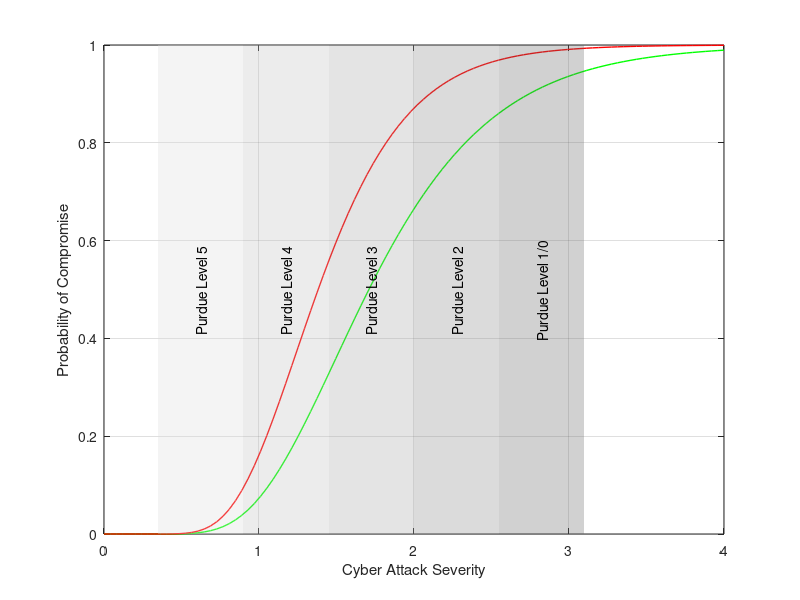

Recreate this plot in MATLAB. (Note: this script raises an error after producing the figure.)
% Adam Lewis 3rd Year Individual Project

% MATLAB script to generate fragility curves using
% Log Normal Cumulative Distribution Function from mean
% and standard deviation obtained from discrete model

% This script is used to generate 2 curves:
%   Company B: High Resilience Modelled Company from simulated model inputs
%   Company C: Low Resilience Modelled Company from simulated model inputs
% and overlays them with shaded bands depicting the relative risk
% of the 5 layers of the Purdue Model of a substation:

% Define desired figure size in pixels
plotWidth = 550;   % Width in pixels
plotHeight = 565;  % Height in pixels

% NEW MODEL
m_norm_B = 1.8294;    % High resilience Modelled Company Normalised & scaled mean
s_norm_B = 0.6988;    % High resilience Modelled Company Normalised std deviation
m_norm_C = 1.4577;    % Low Resilience Modelled Company Normalised & scaled mean
s_norm_C = 0.4902;    % Low Resilience Modelled Company Normalised std deviation

% Convert mean and std to beta/theta for companies B and C
beta_B = sqrt(log(1 + (s_norm_B/m_norm_B)^2));
theta_B = m_norm_B * exp(-0.5 * beta_B^2);
beta_C = sqrt(log(1 + (s_norm_C/m_norm_C)^2));
theta_C = m_norm_C * exp(-0.5 * beta_C^2);

% Define Intensity Measure X
x = linspace(0, 4, 100); 

% Use normcdf to generate fragility curves
P_CompanyB = normcdf((log(x / theta_B)) / beta_B);
P_CompanyC = normcdf((log(x / theta_C)) / beta_C);

% Plot fragility curves
figure('Color','w', 'Units','pixels', 'Position',[100 100 plotWidth plotHeight]);
hHR = plot(x, P_CompanyB, 'g-', 'LineWidth', 1); hold on;
hLR = plot(x, P_CompanyC, 'r-', 'LineWidth', 1);
xlabel('Cyber Attack Severity');
ylabel('Probability of Compromise');
set(gcf, 'Color', 'white');
grid on;

% Get the current y-axis limits
yl = ylim;
% Get vertical midpint for text labels within bands
yMid = mean(yl); 

% Define colors for each band
colorP5 = [0.85 0.85 0.85]; 
colorP4 = [0.75 0.75 0.75]; 
colorP3 = [0.64 0.64 0.64]; 
colorP2 = [0.52 0.52 0.52]; 
colorP1 = [0.40 0.40 0.40];

% Purdue Level 5 Band P5:
x_startP5 = 0.35;
x_endP5   = x_startP5 + 0.55;
hP5 = patch([x_startP5 x_endP5 x_endP5 x_startP5], [yl(1) yl(1) yl(2) yl(2)], ...
    colorP5, 'FaceAlpha', 0.3, 'EdgeColor', 'none', 'DisplayName', 'Purdue Level 5');
x_midP5 = (x_startP5 + x_endP5)/2;  % Midpoint in x
text(x_midP5, yMid, 'Purdue Level 5', ...
    'Rotation', 90, 'HorizontalAlignment','center','VerticalAlignment','middle');

% Purdue Level 4 Band P4:
x_startP4 = x_endP5;
x_endP4   = x_startP4 + 0.55;
hP4 = patch([x_startP4 x_endP4 x_endP4 x_startP4], [yl(1) yl(1) yl(2) yl(2)], ...
    colorP4, 'FaceAlpha', 0.3, 'EdgeColor', 'none', 'DisplayName', 'Purdue Level 4');
x_midP4 = (x_startP4 + x_endP4)/2;
text(x_midP4, yMid, 'Purdue Level 4', ...
    'Rotation', 90, 'HorizontalAlignment','center','VerticalAlignment','middle');

% Purdue Level 3 Band P3:
x_startP3 = x_endP4;
x_endP3   = x_startP3 + 0.55;
hP3 = patch([x_startP3 x_endP3 x_endP3 x_startP3], [yl(1) yl(1) yl(2) yl(2)], ...
    colorP3, 'FaceAlpha', 0.3, 'EdgeColor', 'none', 'DisplayName', 'Purdue Level 3');
x_midP3 = (x_startP3 + x_endP3)/2;
text(x_midP3, yMid, 'Purdue Level 3', ...
    'Rotation', 90, 'HorizontalAlignment','center','VerticalAlignment','middle');

% Purdue Level 2 Band P2:
x_startP2 = x_endP3;
x_endP2   = x_startP2 + 0.55;
hP2 = patch([x_startP2 x_endP2 x_endP2 x_startP2], [yl(1) yl(1) yl(2) yl(2)], ...
    colorP2, 'FaceAlpha', 0.3, 'EdgeColor', 'none', 'DisplayName', 'Purdue Level 2');
x_midP2 = (x_startP2 + x_endP2)/2;
text(x_midP2, yMid, 'Purdue Level 2', ...
    'Rotation', 90, 'HorizontalAlignment','center','VerticalAlignment','middle');

% Purdue Level 1 Band P1:
x_startP1 = x_endP2;
x_endP1   = x_startP1 + 0.55;
hP1 = patch([x_startP1 x_endP1 x_endP1 x_startP1], [yl(1) yl(1) yl(2) yl(2)], ...
    colorP1, 'FaceAlpha', 0.3, 'EdgeColor', 'none', 'DisplayName', 'Purdue Level 1/0');
x_midP1 = (x_startP1 + x_endP1)/2;
text(x_midP1, yMid, 'Purdue Level 1/0', ...
    'Rotation', 90, 'HorizontalAlignment','center','VerticalAlignment','middle');

% Draw dashed vertical lines at the band boundaries
boundaries = [x_startP5, x_endP5, x_endP4, x_endP3, x_endP2, x_endP1];
for j = 1:length(boundaries)
    xline(boundaries(j), 'k--', 'LineWidth', 1.2);
end

% Add leged for curves and the 5 purdue bands
legendHandles = [hHR, hLR, hP5, hP4, hP3, hP2, hP1];
legendLabels  = {
    'High Resilience Company', ...
    'Low Resilience Company', ...
    'Purdue Level 5', 'Purdue Level 4', 'Purdue Level 3', ...
    'Purdue Level 2', 'Purdue Level 1/0'
};
legend(legendHandles, legendLabels, 'Location','southeast');

% Text box for mean and SD inputs
annotation_str = {...
    sprintf('High Resilience: m = %.4f, sd = %.4f', m_norm_B, 1-s_norm_B), ...
    sprintf('Low Resilience: m = %.4f, sd = %.4f', m_norm_C, 1-s_norm_C)}; ...
annotation('textbox', [0.49, 0.10, 0.5, 0.3], 'String', annotation_str, ...
           'FitBoxToText', 'on', 'EdgeColor', 'black', ...
           'BackgroundColor', 'white');

hold off;
ax = gca;
ti = get(ax, 'TightInset');
% Increase only the top margin by adding a small extra value (e.g., 0.05)
set(ax, 'LooseInset', [ti(1), ti(2), ti(3), ti(4) + 0.05]);
saveas(gcf, 'img_chapter_7_2_incorporate_purdue.png');
